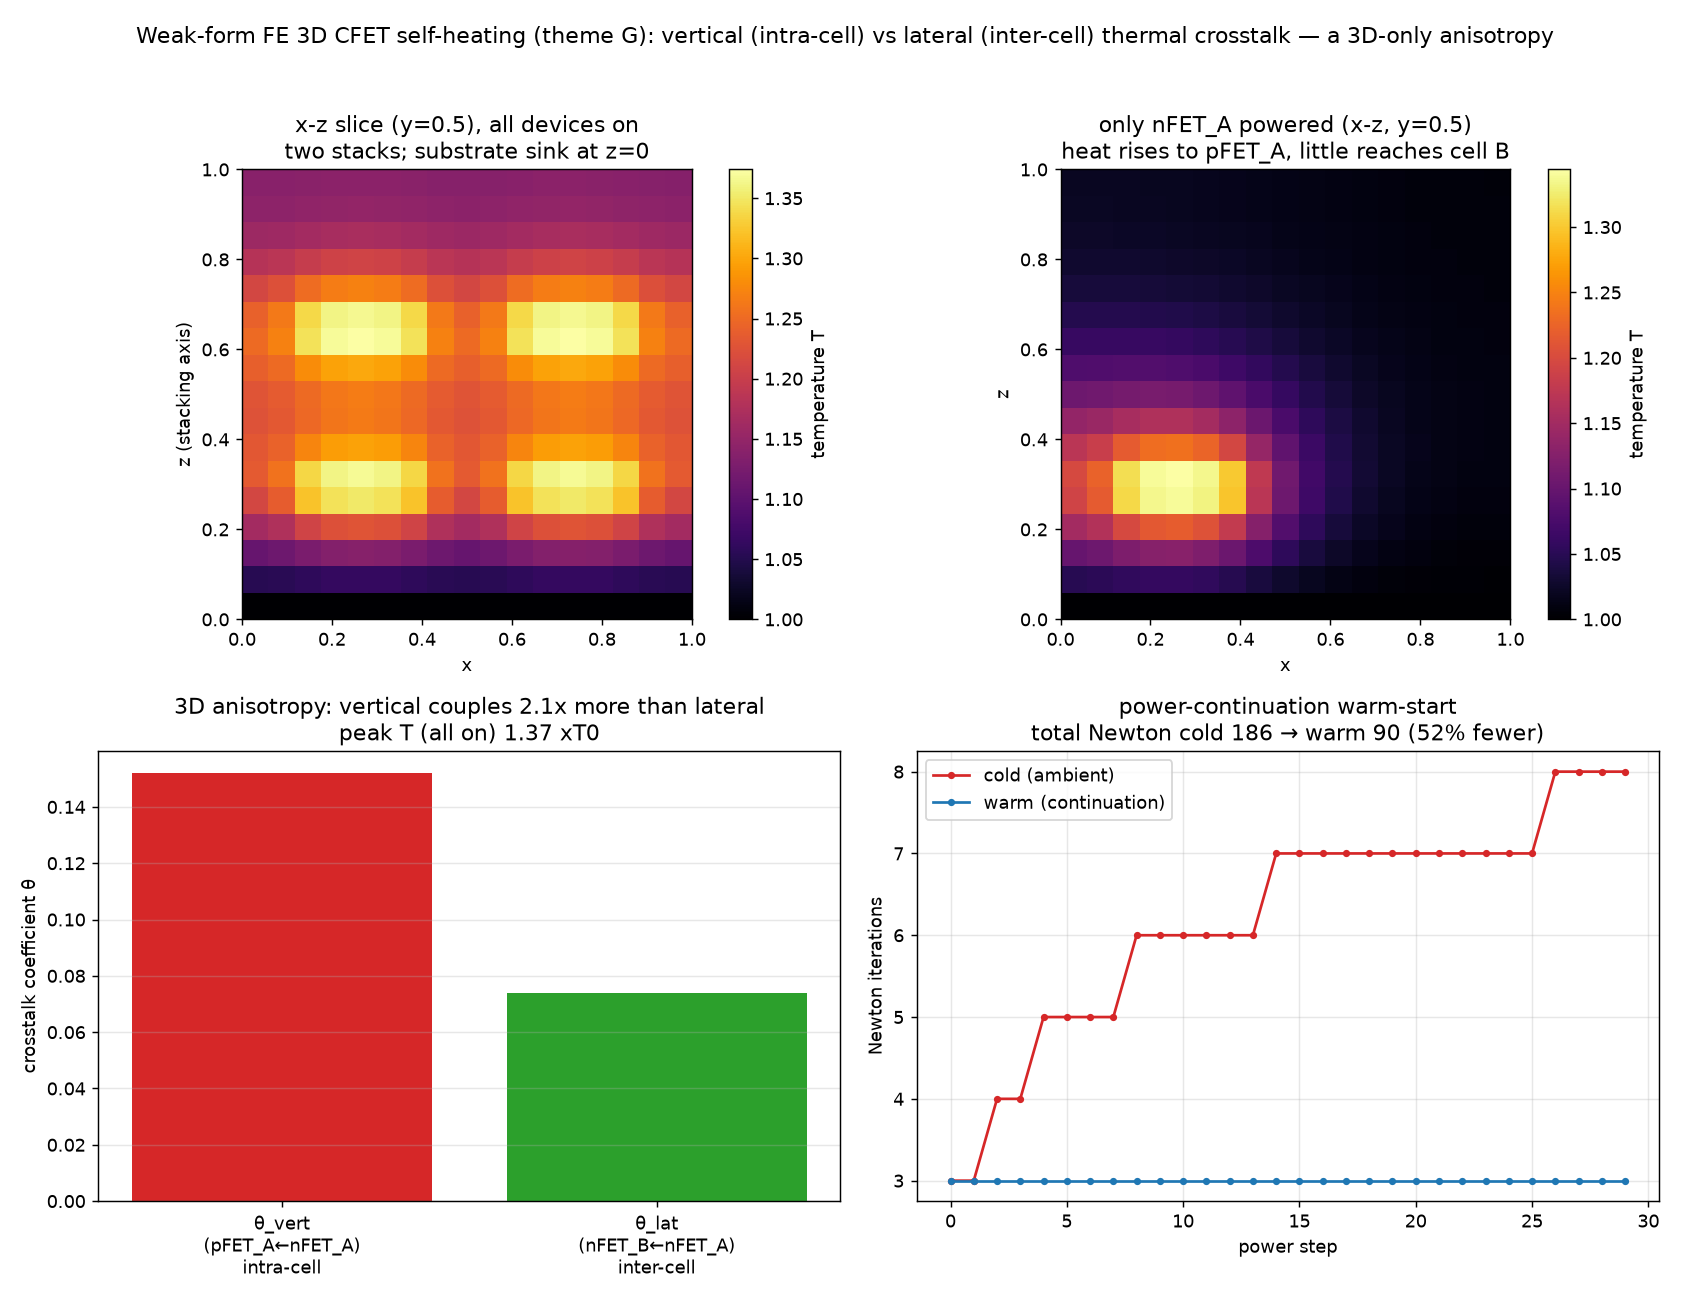

This chart was generated by the following Python code:
"""cfet_thermal_crosstalk_3d.py — 3D seed demo for research theme G (device
self-heating), extending the 2D CFET crosstalk (⑰ cfet_thermal_crosstalk.py) to a
full 3D cell layout on linear tetrahedra. The 3D-only payoff is directional:
VERTICAL (intra-cell, nFET-under-pFET) thermal crosstalk vs LATERAL (inter-cell,
neighbouring stack) thermal crosstalk — a distinction a 2D cross-section cannot make.

Why 3D (LITREVIEW_G_electrothermal.md §3): in a real CFET layout each cell stacks an
nFET under a pFET, and cells sit side by side. Heat couples strongly UP the stack
(thin inter-device dielectric, both far from the substrate) but weakly ACROSS to the
neighbouring cell. Quantifying that anisotropy needs the third dimension.

Physics (3D, steady, reduced electro-thermal — same conduction law as ⑯/⑰):
    -kappa (T_xx + T_yy + T_zz) + h (T - T0) = Q(x,y,z; T),
    Q = sum_dev chi_dev(x,y,z) J_dev^2 / sigma(T),  sigma(T) = exp(EA (1/T0 - 1/T)),
on P1 tetrahedra (weak form, constant-gradient elements), damped Newton. The SUBSTRATE
face z=0 is a heat sink (Dirichlet T=T0); the other five faces are insulated (natural
Neumann) with a weak distributed sink h for package leakage. z is the stacking axis.

Layout: two CFET cells side by side in x, each an nFET slab (low z) under a pFET slab
(high z), same x-y footprint within the cell:
    cell A  x in [0.12,0.42],  cell B  x in [0.58,0.88];  both y in [0.30,0.70]
    nFET z in [0.20,0.32],     pFET z in [0.60,0.72].

What it shows:
  * a 3D lattice-temperature field (x-z and x-y slices via the structured node grid),
  * VERTICAL crosstalk theta_vert = (pFET_A rise from nFET_A) / (nFET_A self-rise) vs
    LATERAL crosstalk theta_lat = (nFET_B rise from nFET_A) / (nFET_A self-rise), by
    powering nFET_A alone — vertical >> lateral,
  * Idea C: power (current) continuation warm-start cuts Newton iterations; FEM keeps
    accuracy.

Honest scope: reduced electro-thermal model (temperature-activated Ohmic conduction,
fixed per-device current density), not non-isothermal 2-carrier drift-diffusion (⑱ is
the 1D non-isothermal DD seed; the 2D/3D coupling is the documented next axis).
Non-dimensional units, illustrative geometry, coarse structured mesh. No ML.

Run:  python3 cfet_thermal_crosstalk_3d.py     (writes cfet_thermal_crosstalk_3d.png)
      python3 cfet_thermal_crosstalk_3d.py --help
"""
from __future__ import annotations

import argparse

import numpy as np
import scipy.sparse as sp
import scipy.sparse.linalg as spla

SEED = 20260725
KAPPA = 0.02
HSINK = 0.3
T0 = 1.0
EA = 15.0
NEWTON_TOL = 1e-9
NEWTON_MAX = 80


def sigma(T):
    return np.exp(EA * (1.0 / T0 - 1.0 / T))


def dsigma(T):
    return sigma(T) * EA / T ** 2


def build_tet_mesh(n):
    lin = np.linspace(0, 1, n)
    X, Y, Z = np.meshgrid(lin, lin, lin, indexing="ij")
    nodes = np.stack([X.ravel(), Y.ravel(), Z.ravel()], axis=1)

    def nid(i, j, k):
        return (i * n + j) * n + k

    order = [(0, 0, 0), (1, 0, 0), (1, 1, 0), (0, 1, 0),
             (0, 0, 1), (1, 0, 1), (1, 1, 1), (0, 1, 1)]
    hex_tets = [(0, 1, 2, 6), (0, 2, 3, 6), (0, 3, 7, 6),
                (0, 7, 4, 6), (0, 4, 5, 6), (0, 5, 1, 6)]
    tets = []
    for i in range(n - 1):
        for j in range(n - 1):
            for k in range(n - 1):
                c = [nid(i + di, j + dj, k + dk) for di, dj, dk in order]
                for a, b, d, e in hex_tets:
                    tets.append((c[a], c[b], c[d], c[e]))
    return nodes, np.array(tets, dtype=np.int64)


def assemble(nodes, tets):
    """P1 scalar stiffness K (Laplacian) and lumped mass ml on linear tetrahedra."""
    N = len(nodes)
    rows, cols, vals = [], [], []
    ml = np.zeros(N)
    for t in tets:
        p = nodes[t]
        M = np.column_stack([np.ones(4), p])          # [1 x y z] per node
        detM = np.linalg.det(M)
        vol = abs(detM) / 6.0
        if vol < 1e-14:
            continue
        grads = np.linalg.inv(M)[1:, :].T             # (4,3): grad of each shape fn
        Ke = vol * (grads @ grads.T)
        for a in range(4):
            ml[t[a]] += vol / 4.0
            for b in range(4):
                rows.append(t[a]); cols.append(t[b]); vals.append(Ke[a, b])
    K = sp.csr_matrix((vals, (rows, cols)), shape=(N, N))
    return K, ml


def slab(nodes, x0, x1, y0, y1, z0, z1):
    return ((nodes[:, 0] >= x0) & (nodes[:, 0] <= x1)
            & (nodes[:, 1] >= y0) & (nodes[:, 1] <= y1)
            & (nodes[:, 2] >= z0) & (nodes[:, 2] <= z1)).astype(float)


def solve_T(Kk, ml, src2, free, T_init):
    """Damped Newton for the 3D reduced electro-thermal problem (Dirichlet sink)."""
    T = T_init.copy()
    Hm = sp.diags(HSINK * ml)

    def resid(TT):
        return Kk @ TT + HSINK * ml * (TT - T0) - ml * (src2 / sigma(TT))

    for it in range(1, NEWTON_MAX + 1):
        R = resid(T)
        rn = np.linalg.norm(R[free])
        if rn < NEWTON_TOL:
            return T, it - 1
        dQ = -src2 * dsigma(T) / sigma(T) ** 2
        Jac = (Kk + Hm - sp.diags(ml * dQ)).tocsc()
        dT = np.zeros_like(T)
        dT[free] = spla.spsolve(Jac[free][:, free], -R[free])
        a = 1.0
        for _ in range(40):
            if np.linalg.norm(resid(T + a * dT)[free]) < rn:
                break
            a *= 0.5
        T = T + a * dT
    return T, NEWTON_MAX


def main():
    ap = argparse.ArgumentParser(description=__doc__,
                                 formatter_class=argparse.RawDescriptionHelpFormatter)
    ap.add_argument("--n", type=int, default=17, help="nodes per side (structured cube)")
    ap.add_argument("--jdev", type=float, default=6.0, help="per-device current density")
    ap.add_argument("--nstep", type=int, default=30, help="power-continuation steps")
    ap.add_argument("--out", type=str, default="cfet_thermal_crosstalk_3d.png")
    ap.add_argument("--view", type=str, default="cfet_thermal_crosstalk_3d_view.png",
                    help="extra true-3D perspective render (volumetric temperature)")
    args = ap.parse_args()

    nodes, tets = build_tet_mesh(args.n)
    K, ml = assemble(nodes, tets)
    Kk = (KAPPA * K).tocsc()
    bottom = nodes[:, 2] <= 1e-9                       # substrate sink face z=0
    free = ~bottom
    T0f = np.full(len(nodes), T0)

    # device slabs
    nA = slab(nodes, 0.12, 0.42, 0.30, 0.70, 0.20, 0.32)
    pA = slab(nodes, 0.12, 0.42, 0.30, 0.70, 0.60, 0.72)
    nB = slab(nodes, 0.58, 0.88, 0.30, 0.70, 0.20, 0.32)
    pB = slab(nodes, 0.58, 0.88, 0.30, 0.70, 0.60, 0.72)
    J = args.jdev
    mnA, mpA, mnB = nA > 0, pA > 0, nB > 0

    # power ONLY nFET_A -> measure vertical (pFET_A) and lateral (nFET_B) crosstalk
    T_nA, _ = solve_T(Kk, ml, nA * J ** 2, free, T0f)
    self_nA = T_nA[mnA].mean() - T0
    rise_pA = T_nA[mpA].mean() - T0                   # vertical (intra-cell)
    rise_nB = T_nA[mnB].mean() - T0                   # lateral (inter-cell)
    theta_vert = rise_pA / max(self_nA, 1e-12)
    theta_lat = rise_nB / max(self_nA, 1e-12)

    # all four devices on -> full field + peak
    src_all = (nA + pA + nB + pB) * J ** 2
    T_all, _ = solve_T(Kk, ml, src_all, free, T0f)
    peak = T_all.max()

    # power (current) continuation warm-start on the full layout
    Js = np.linspace(J / args.nstep, J, args.nstep)
    warm_it, cold_it = [], []
    Tw = T0f.copy()
    for Jk in Js:
        Tw, it = solve_T(Kk, ml, (nA + pA + nB + pB) * Jk ** 2, free, Tw)
        warm_it.append(it)
    for Jk in Js:
        _, it = solve_T(Kk, ml, (nA + pA + nB + pB) * Jk ** 2, free, T0f)
        cold_it.append(it)
    tc, tw = int(sum(cold_it)), int(sum(warm_it))

    print(f"\n3D CFET thermal crosstalk: {len(nodes)} nodes, {len(tets)} tetrahedra")
    print(f"  peak T (all devices on): {peak/T0:.2f} x T0;  nFET_A self-rise {self_nA:.3f}")
    print(f"  VERTICAL crosstalk (pFET_A <- nFET_A, intra-cell): theta_vert = {theta_vert:.2f}")
    print(f"  LATERAL  crosstalk (nFET_B <- nFET_A, inter-cell): theta_lat  = {theta_lat:.2f}")
    print(f"  -> vertical stacking couples {theta_vert/max(theta_lat,1e-12):.1f}x more than "
          f"lateral separation (3D-only anisotropy)")
    print(f"  Newton iters (power continuation)  cold {tc}  warm {tw}  "
          f"({100*(tc-tw)/max(tc,1):.0f}% fewer)")

    _plot(args.out, args.n, nodes, T_all, T_nA, theta_vert, theta_lat, self_nA,
          peak, Js, cold_it, warm_it, tc, tw, T0)
    print(f"wrote {args.out}")
    if args.view:
        devices = dict(nA=(0.12, 0.42, 0.30, 0.70, 0.20, 0.32),
                       pA=(0.12, 0.42, 0.30, 0.70, 0.60, 0.72),
                       nB=(0.58, 0.88, 0.30, 0.70, 0.20, 0.32),
                       pB=(0.58, 0.88, 0.30, 0.70, 0.60, 0.72))
        _plot3d(args.view, nodes, T_all, T_nA, devices, theta_vert, theta_lat, T0)
        print(f"wrote {args.view}")


def _plot(out, n, nodes, T_all, T_nA, theta_vert, theta_lat, self_nA, peak,
          Js, cold_it, warm_it, tc, tw, T0):
    import matplotlib
    matplotlib.use("Agg")
    import matplotlib.pyplot as plt
    lin = np.linspace(0, 1, n)
    Tg = T_all.reshape(n, n, n)                        # [i(x), j(y), k(z)]
    Tng = T_nA.reshape(n, n, n)
    jmid = n // 2
    kp = int(np.argmin(np.abs(lin - 0.66)))           # pFET height slice
    fig, ax = plt.subplots(2, 2, figsize=(13, 10))

    # x-z slice at y=mid (all devices on): shows the vertical stack + substrate sink
    im0 = ax[0, 0].imshow(Tg[:, jmid, :].T, origin="lower", extent=[0, 1, 0, 1],
                          cmap="inferno", aspect="equal")
    fig.colorbar(im0, ax=ax[0, 0], label="temperature T")
    ax[0, 0].set_title("x-z slice (y=0.5), all devices on\ntwo stacks; substrate sink at z=0")
    ax[0, 0].set_xlabel("x"); ax[0, 0].set_ylabel("z (stacking axis)")

    # x-z slice, ONLY nFET_A powered: vertical vs lateral heat spread
    im1 = ax[0, 1].imshow(Tng[:, jmid, :].T, origin="lower", extent=[0, 1, 0, 1],
                          cmap="inferno", aspect="equal")
    fig.colorbar(im1, ax=ax[0, 1], label="temperature T")
    ax[0, 1].set_title("only nFET_A powered (x-z, y=0.5)\nheat rises to pFET_A, little reaches cell B")
    ax[0, 1].set_xlabel("x"); ax[0, 1].set_ylabel("z")

    ax[1, 0].bar(["θ_vert\n(pFET_A←nFET_A)\nintra-cell", "θ_lat\n(nFET_B←nFET_A)\ninter-cell"],
                 [theta_vert, theta_lat], color=["#d62728", "#2ca02c"])
    ax[1, 0].set_ylabel("crosstalk coefficient θ")
    ax[1, 0].set_title(f"3D anisotropy: vertical couples "
                       f"{theta_vert/max(theta_lat,1e-12):.1f}x more than lateral\n"
                       f"peak T (all on) {peak/T0:.2f} xT0")
    ax[1, 0].grid(True, axis="y", alpha=0.3)

    xs = np.arange(len(cold_it))
    ax[1, 1].plot(xs, cold_it, "-o", ms=3, color="#d62728", label="cold (ambient)")
    ax[1, 1].plot(xs, warm_it, "-o", ms=3, color="#1f77b4", label="warm (continuation)")
    ax[1, 1].set_title(f"power-continuation warm-start\ntotal Newton cold {tc} → warm {tw} "
                       f"({100*(tc-tw)/max(tc,1):.0f}% fewer)")
    ax[1, 1].set_xlabel("power step"); ax[1, 1].set_ylabel("Newton iterations")
    ax[1, 1].legend(); ax[1, 1].grid(True, alpha=0.3)

    fig.suptitle("Weak-form FE 3D CFET self-heating (theme G): vertical (intra-cell) vs "
                 "lateral (inter-cell) thermal crosstalk — a 3D-only anisotropy",
                 fontsize=12)
    fig.tight_layout(rect=[0, 0, 1, 0.96])
    fig.savefig(out, dpi=130)


def _box_edges(ax, b, color="#00bfff", lw=1.2):
    """Wireframe of an axis-aligned box b=(x0,x1,y0,y1,z0,z1)."""
    x0, x1, y0, y1, z0, z1 = b
    corners = np.array([[x0, y0, z0], [x1, y0, z0], [x1, y1, z0], [x0, y1, z0],
                        [x0, y0, z1], [x1, y0, z1], [x1, y1, z1], [x0, y1, z1]])
    edges = [(0, 1), (1, 2), (2, 3), (3, 0), (4, 5), (5, 6), (6, 7), (7, 4),
             (0, 4), (1, 5), (2, 6), (3, 7)]
    for a, c in edges:
        ax.plot(*zip(corners[a], corners[c]), color=color, lw=lw, alpha=0.9)


def _plot3d(out, nodes, T_all, T_nA, devices, theta_vert, theta_lat, T0):
    """True 3D perspective render: hot nodes as a volumetric scatter (colour = T),
    device slabs as wireframe boxes, substrate sink plane at z=0."""
    import matplotlib
    matplotlib.use("Agg")
    import matplotlib.pyplot as plt
    from mpl_toolkits.mplot3d import Axes3D  # noqa: F401 (registers 3d projection)

    fig = plt.figure(figsize=(15, 7))

    def render(ax, T, title, thr):
        hot = T > T0 + thr
        p = nodes[hot]; tv = T[hot]
        rng = max(T_all.max() - T0, 1e-9)
        sizes = 12 + 70 * (tv - T0) / rng          # hotter nodes render larger
        sc = ax.scatter(p[:, 0], p[:, 1], p[:, 2], c=tv, cmap="inferno",
                        s=sizes, alpha=0.72, vmin=T0, vmax=T_all.max(),
                        edgecolors="none", depthshade=True)
        for name, b in devices.items():
            col = "#1f77b4" if name.startswith("n") else "#e377c2"
            _box_edges(ax, b, color=col)
        # substrate sink plane at z=0
        xx, yy = np.meshgrid([0, 1], [0, 1])
        ax.plot_surface(xx, yy, np.zeros_like(xx), color="#4444aa", alpha=0.12)
        ax.set_xlabel("x"); ax.set_ylabel("y"); ax.set_zlabel("z (stack)")
        ax.set_title(title, fontsize=11)
        ax.set_box_aspect((1, 1, 1)); ax.view_init(elev=18, azim=-58)
        ax.set_xlim(0, 1); ax.set_ylim(0, 1); ax.set_zlim(0, 1)
        return sc

    ax1 = fig.add_subplot(1, 2, 1, projection="3d")
    render(ax1, T_all, "all devices on — two CFET stacks glow;\nsubstrate (z=0) stays cool",
           0.10)
    ax2 = fig.add_subplot(1, 2, 2, projection="3d")
    sc = render(ax2, T_nA, f"only nFET_A on — heat climbs to pFET_A (θ_vert={theta_vert:.2f})\n"
                           f"barely reaches cell B (θ_lat={theta_lat:.2f})", 0.04)
    fig.colorbar(sc, ax=[ax1, ax2], shrink=0.6, label="temperature T", pad=0.02)
    fig.suptitle("3D CFET self-heating — volumetric view: vertical (intra-cell) vs lateral "
                 "(inter-cell) thermal crosstalk\n(blue=nFET, pink=pFET wireframes; "
                 "hot nodes coloured by T)", fontsize=12)
    fig.savefig(out, dpi=130, bbox_inches="tight")


if __name__ == "__main__":
    main()
